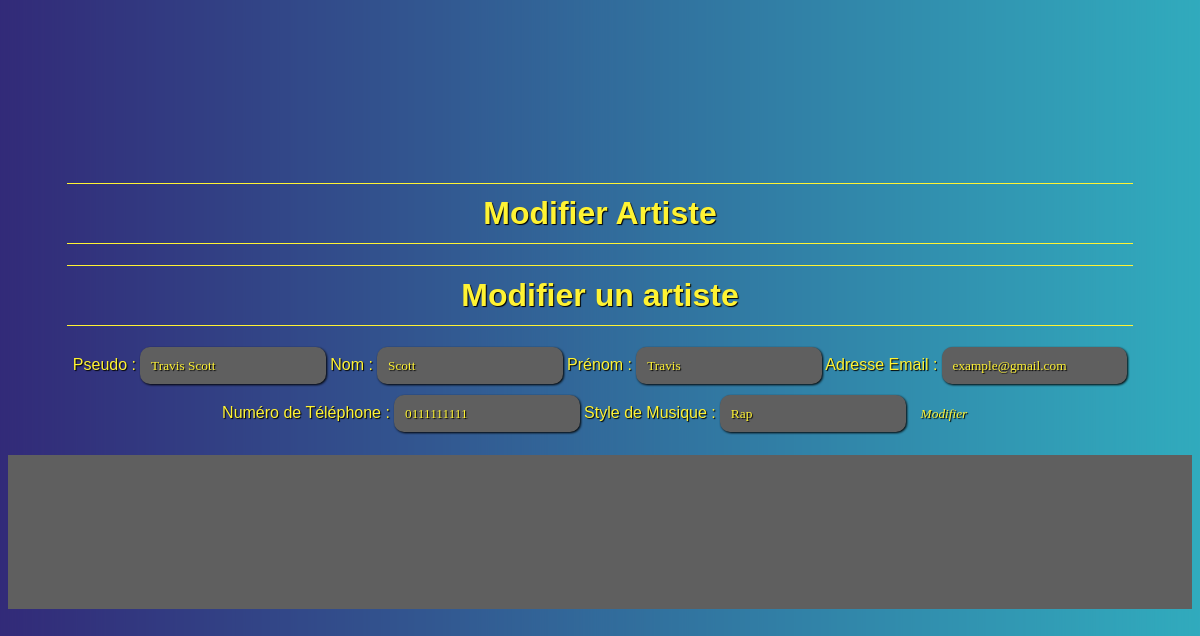
The page /admin/modifierArtiste.php?id=1 (signed in) on the database its author committed.
### tables this page shows
CREATE TABLE `artiste` (
`idArtiste` int(11) NOT NULL,
`pseudo` varchar(45) DEFAULT NULL,
`nom` varchar(45) NOT NULL,
`prenom` varchar(45) NOT NULL,
`adresse_email` varchar(45) NOT NULL,
`numero_de_telephone` varchar(10) NOT NULL,
`style_de_musique` varchar(45) NOT NULL
);

### admin/modifierArtiste.php (the view, shortened to what this page needs)
<!doctype html>
<html lang = "fr">
<head>
<link rel = "stylesheet" href = "../stylesheet.css">
</head>
<body>
<header>
<iframe src = "../communs/header.php"></iframe>
</header>
<div id = "div-contenu">
<h1>Modifier Artiste</h1>
<?php
require("../connexion-bdd.php");
if(isset($_GET['id'])) {
$artisteId = $_GET['id'];
$sql = "SELECT * FROM artiste WHERE idArtiste = $artisteId";
$result = $conn->query($sql);
if ($result->num_rows > 0) {
$row = $result->fetch_assoc();
?>
<h1>Modifier un artiste</h1>
<form action = "traitementmodificationartiste.php" method = "post">
<label for = "pseudo">Pseudo :</label>
<input type = "text" name = "pseudo" value = "<?php echo $row['pseudo']; ?>" required>
<label for = "nom">Nom :</label>
<input type = "text" name = "nom" value = "<?php echo $row['nom']; ?>" required>
<label for = "prenom">Prénom :</label>
<input type = "text" name = "prenom" value = "<?php echo $row['prenom']; ?>" required>
<label for = "adresse_email">Adresse Email :</label>
<input type = "text" name = "adresse_email" value = "<?php echo $row['adresse_email']; ?>" required>
<label for = "numero_de_telephone">Numéro de Téléphone :</label>
<input type = "text" name = "numero_de_telephone" value = "<?php echo $row['numero_de_telephone']; ?>" required>
<label for = "style_de_musique">Style de Musique :</label>
<input type = "text" name = "style_de_musique" value = "<?php echo $row['style_de_musique']; ?>" required>
<button type = "submit">Modifier</button>
</form>
<?php
} else {
echo "Artiste non trouvé.";
}
} else {
echo "Identifiant de l'artiste non spécifié.";
}
?>
</div>
<footer>
<iframe src = "../communs/footer.php"></iframe>
</footer>
</body>
</html>

### stylesheet.css (style rules this page uses)
body { background: url("images/fond.png") center fixed repeat-y; font-family: "Orbitron", "Bahnschrift", sans-serif; color: #fff333; text-align: center; text-shadow: 1px 1px 1px #000000; font-size: 100%; }
button { font-family: "Orbitron"; padding: 1%; background: transparent; border: none; border-radius: 10px; cursor: pointer; transition: 0.3s ease; color: #fff333; font-style: italic; text-shadow: 1px 1px 1px #000000; }
#div-contenu { margin-right: 5%; margin-left: 5%; }
footer { background-color: #5f5f5f; margin-top: 1%; }
h1:before, h1:after, h2:before, h2:after { content: ""; display: block; border-top: 1.5px solid #fff333; margin-top: 1%; margin-bottom: 1%; }
input { font-family: "Orbitron"; padding: 1%; margin-bottom: 1%; background-color: #5f5f5f; border: 0; color: #fff333; text-shadow: 1px 1px 1px #000000; filter: drop-shadow(1px 1px 1px #000000); border-radius: 10px; }
iframe { width: 100%; border: 0; }
::placeholder { color: #fff333; text-shadow: 1px 1px 1px #000000; }

### rows shown on the page
artiste: pseudo "Travis Scott", nom "Scott", prenom "Travis", adresse_email "example@gmail.com", numero_de_telephone "0111111111", style_de_musique "Rap"
